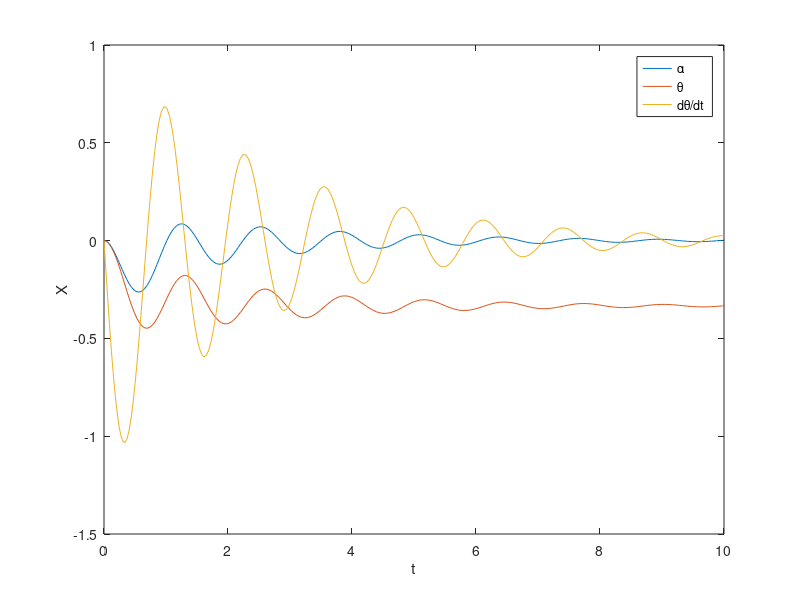

MATLAB code to generate this figure:
A = [-2 0 1; 0 0 1; -10 -15 0];
B = [0; 0; -5];
X_0 = [0; 0; 0];
delta_0 = 1;

f = @(t, x) A * x + B * delta_0;

[t, x] = ode45(f, [0, 10], X_0);

disp("Eigenvalues of A:")
disp(eig(A))

plot(t, x)
legend('\alpha', '\theta', 'd\theta/dt')
xlabel('t')
ylabel('X')
